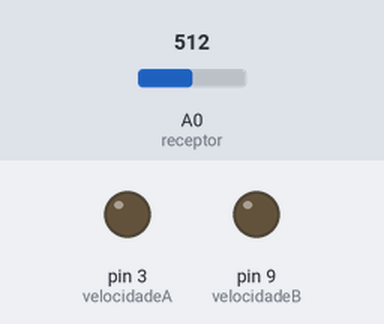
The sketch below on a simulated Arduino Uno, built with avr-gcc and run on an emulated ATmega328P. Shown: output pins drawn as LEDs (lit = HIGH). The inputs (shaded band) are chosen by the test bench; at power-on: A0 (receptor) = 512.

Above: at 0.05 s.
At 6.0 s:
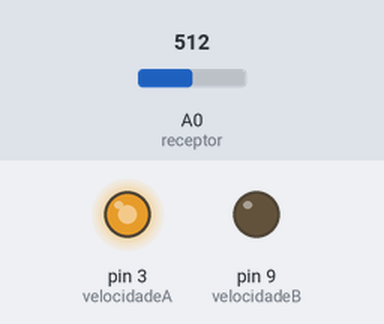
Timing chart, 0 to 7.8 s (numbered marks = the images above):
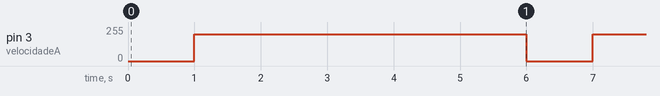

The sketch:

main.ino
```cpp
/* EA076 - Projeto 3: Robô com detector de obstáculo

    Isabella Bigatto    138537
    Júlia Dias          156019

    Objetivo: implementar um robô autônomo que detecta obstáculos através de um sensor infravermelho
    e controla a velocidade das rodas via PWM.

*/

#include <stdio.h>
#include <TimerOne.h>

//Atribuição das portas do Arduino às variáveis utilizadas para o controle do carrinho

#define receptor A0
#define velocidadeA 3
#define motorA_hor 5
#define motorA_anti 6
#define motorB_hor 11
#define motorB_anti 10
#define velocidadeB 9

int sensor, contador = 0, flag = 0;

/* Inicialização da interrupção de tempo, da porta serial e definição dos pinos como entrada ou saída */

void setup() {
  pinMode(receptor, INPUT);
  pinMode(motorA_hor, INPUT);
  pinMode(motorA_anti, INPUT);
  pinMode(motorB_hor, INPUT);
  pinMode(motorB_anti, INPUT);
  pinMode(velocidadeA, INPUT);
  pinMode(velocidadeB, INPUT);
  Timer1.initialize(500000);                 //Interrupção a cada 0,5s
  Timer1.attachInterrupt(tempo);
  Serial.begin(9600);
}

/* Função atribuída à interrupção */

void tempo() {
  sensor = analogRead(A0); // Leitura dos valores do sensor
  if (flag == 1) {         // Contagem de tempo usada quando o robô encontra um obstáculo para fazer a manobra de desvio
    contador++;
  }
}

void loop() {

  /* Bloco que faz o robô andar para frente */

  if (sensor > 650) {
    analogWrite(velocidadeA, 200);
    analogWrite(velocidadeB, 255);
    digitalWrite(motorA_hor, HIGH);
    digitalWrite(motorA_anti, LOW);
    digitalWrite(motorB_anti, HIGH);
    digitalWrite(motorB_hor, LOW);
  }

  /* Quando um obstáculo é detectado */

  if ((sensor <= 650)) {

    // os dois motores param
    analogWrite(velocidadeA, 0);
    analogWrite(velocidadeB, 0);
    digitalWrite(motorA_hor, LOW);
    digitalWrite(motorB_anti, LOW);
    delay(1000);

    flag = 1;   // aciona uma flag para começar a contagem do contador, que determina por quanto tempo o robô vai dar ré

    while (contador < 10) {
      analogWrite(velocidadeA, 200);
      analogWrite(velocidadeB, 0);
      digitalWrite(motorA_anti, HIGH);
      digitalWrite(motorA_hor, LOW);
      digitalWrite(motorB_anti, HIGH);
      digitalWrite(motorB_hor, LOW);
    }
    contador = 0;
    flag = 0;
  }
}
```

Measured:
- by itself, pin 3 (velocidadeA): alternates 200/255 for 5.0 s and 0/255 for 1.0 s
